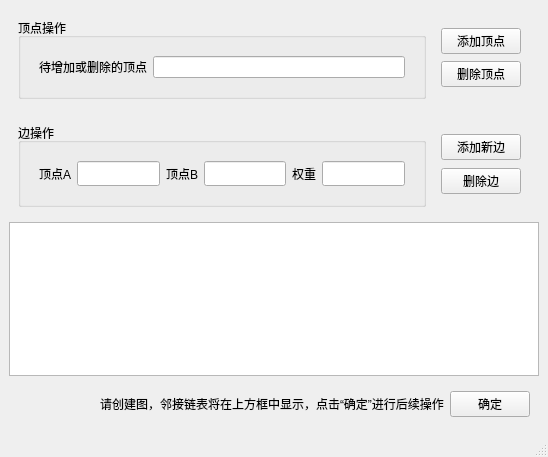
<?xml version="1.0" encoding="UTF-8"?>
<ui version="4.0">
 <class>GraphWindow</class>
 <widget class="QMainWindow" name="GraphWindow">
  <property name="geometry">
   <rect>
    <x>0</x>
    <y>0</y>
    <width>548</width>
    <height>457</height>
   </rect>
  </property>
  <property name="windowTitle">
   <string>MainWindow</string>
  </property>
  <widget class="QWidget" name="centralwidget">
   <layout class="QVBoxLayout" name="verticalLayout_2">
    <item>
     <widget class="QWidget" name="widget_10" native="true">
      <layout class="QHBoxLayout" name="horizontalLayout_9">
       <item>
        <widget class="QGroupBox" name="groupBox_2">
         <property name="title">
          <string>顶点操作</string>
         </property>
         <layout class="QHBoxLayout" name="horizontalLayout_8">
          <item>
           <widget class="QWidget" name="widget_9" native="true">
            <layout class="QHBoxLayout" name="horizontalLayout_4">
             <item>
              <widget class="QLabel" name="label_3">
               <property name="text">
                <string>待增加或删除的顶点</string>
               </property>
              </widget>
             </item>
             <item>
              <widget class="QLineEdit" name="vtNumber"/>
             </item>
            </layout>
           </widget>
          </item>
         </layout>
        </widget>
       </item>
       <item>
        <widget class="QWidget" name="widget_8" native="true">
         <layout class="QVBoxLayout" name="verticalLayout_4">
          <item>
           <widget class="QPushButton" name="vtAddBtn">
            <property name="text">
             <string>添加顶点</string>
            </property>
           </widget>
          </item>
          <item>
           <widget class="QPushButton" name="vtRemoveBtn">
            <property name="text">
             <string>删除顶点</string>
            </property>
           </widget>
          </item>
         </layout>
        </widget>
       </item>
      </layout>
     </widget>
    </item>
    <item>
     <widget class="QWidget" name="widget_7" native="true">
      <layout class="QHBoxLayout" name="horizontalLayout_7">
       <item>
        <widget class="QGroupBox" name="groupBox">
         <property name="title">
          <string>边操作</string>
         </property>
         <layout class="QHBoxLayout" name="horizontalLayout">
          <item>
           <widget class="QWidget" name="widget_3" native="true">
            <layout class="QHBoxLayout" name="horizontalLayout_10">
             <item>
              <widget class="QLabel" name="label">
               <property name="text">
                <string>顶点A</string>
               </property>
              </widget>
             </item>
             <item>
              <widget class="QLineEdit" name="vertexUInput">
               <property name="font">
                <font>
                 <family>Cascadia Code</family>
                </font>
               </property>
              </widget>
             </item>
             <item>
              <widget class="QLabel" name="label_2">
               <property name="text">
                <string>顶点B</string>
               </property>
              </widget>
             </item>
             <item>
              <widget class="QLineEdit" name="vertexVInput">
               <property name="font">
                <font>
                 <family>Cascadia Code</family>
                </font>
               </property>
              </widget>
             </item>
             <item>
              <widget class="QLabel" name="label_4">
               <property name="text">
                <string>权重</string>
               </property>
              </widget>
             </item>
             <item>
              <widget class="QLineEdit" name="weightInput">
               <property name="font">
                <font>
                 <family>Cascadia Code</family>
                </font>
               </property>
              </widget>
             </item>
            </layout>
           </widget>
          </item>
         </layout>
        </widget>
       </item>
       <item>
        <widget class="QWidget" name="widget" native="true">
         <layout class="QVBoxLayout" name="verticalLayout">
          <item>
           <widget class="QPushButton" name="addEdgeButton">
            <property name="mouseTracking">
             <bool>false</bool>
            </property>
            <property name="text">
             <string>添加新边</string>
            </property>
           </widget>
          </item>
          <item>
           <widget class="QPushButton" name="removeEdgeButton">
            <property name="text">
             <string>删除边</string>
            </property>
           </widget>
          </item>
         </layout>
        </widget>
       </item>
      </layout>
     </widget>
    </item>
    <item>
     <widget class="QTextEdit" name="adjListDisplay">
      <property name="font">
       <font>
        <family>Cascadia Code</family>
        <pointsize>16</pointsize>
       </font>
      </property>
      <property name="readOnly">
       <bool>true</bool>
      </property>
     </widget>
    </item>
    <item>
     <widget class="QWidget" name="widget_6" native="true">
      <layout class="QHBoxLayout" name="horizontalLayout_6">
       <item>
        <spacer name="horizontalSpacer">
         <property name="orientation">
          <enum>Qt::Horizontal</enum>
         </property>
         <property name="sizeHint" stdset="0">
          <size>
           <width>423</width>
           <height>20</height>
          </size>
         </property>
        </spacer>
       </item>
       <item>
        <widget class="QLabel" name="label_5">
         <property name="text">
          <string>请创建图，邻接链表将在上方框中显示，点击“确定”进行后续操作</string>
         </property>
        </widget>
       </item>
       <item>
        <widget class="QPushButton" name="judge">
         <property name="text">
          <string>确定</string>
         </property>
        </widget>
       </item>
      </layout>
     </widget>
    </item>
   </layout>
  </widget>
  <widget class="QStatusBar" name="statusbar"/>
 </widget>
 <resources/>
 <connections/>
</ui>
